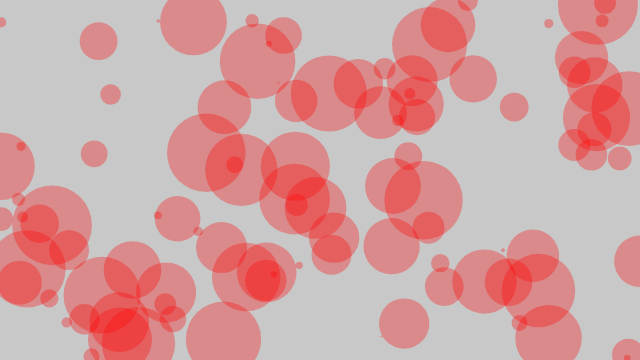
Frame 1 (no input)
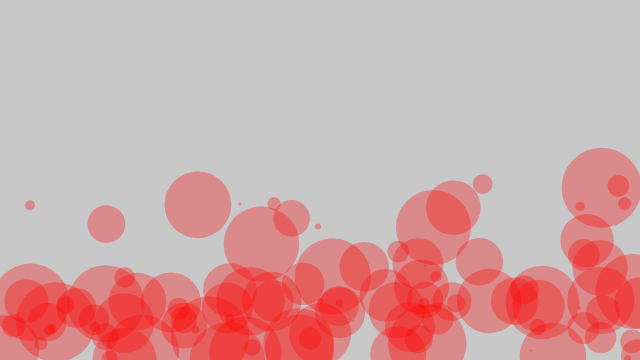
Frame 60 (no input)
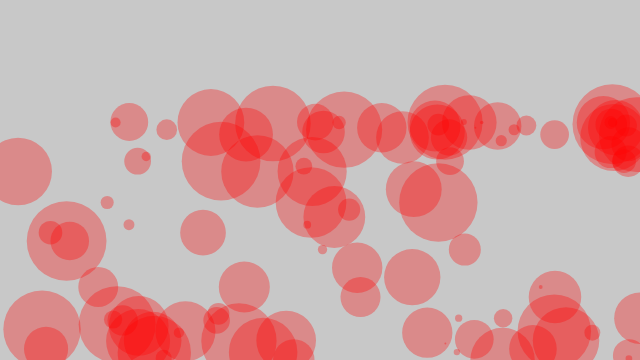
Frame 120 (the mouse pressed at the canvas centre since frame 60)

The p5.js sketch that drew these frames (run headless with seeded random() and noise() and a simulated clock; from frame 60 on, the mouse is pressed at the canvas centre):

// p5.js sketch
// ── sketch.js
// 多数のオブジェクトに作用する力
let movers = [];
let wind, gravity;

function setup() {
	createCanvas(640, 360);
	for (let i = 0; i < 100; i++) {
		movers.push(new Mover(random(0.1, 5), random(0, width), random(0, height)));
	}
	mover = new Mover();
	wind = createVector(0.01, 0); // 風力
}

function draw() {
	background(200);
	movers.forEach(mover => {
		gravity = createVector(0, 0.1 * mover.mass); // 重力
		mover.applyForce(wind); // 風力をmoverに加える
		mover.applyForce(gravity); // 重力をmoverに加える
		mover.update();
		mover.checkEdges();
		mover.display();
	});
}

class Mover {
	constructor(mass, x, y) {
		this.loc = createVector(x, y);
		this.velo = createVector(0, 0);
		this.acc = createVector(0, 0);
		this.mass = mass; // 質量は1に
	}
	applyForce(force) {
		this.f = p5.Vector.div(force, this.mass);
		this.acc.add(this.f);
	}
	update() {
		this.velo.add(this.acc);
		this.loc.add(this.velo);
		this.acc.mult(0); // 加速を毎回クリアにする
	}
	display() {
		noStroke();
		fill(255, 0, 0, 80);
		ellipse(this.loc.x, this.loc.y, this.mass * 16);
	}
	checkEdges() {
		if (this.loc.x > width) {
			this.loc.x = width;
			this.velo.x *= -1;
		} else if (this.loc.x < 0) {
			this.loc.x = 0;
			this.velo.x *= -1;
		}
		if (this.loc.y > height) {
			this.velo.y *= -1;
			this.loc.y = height;
		}
	}
}
